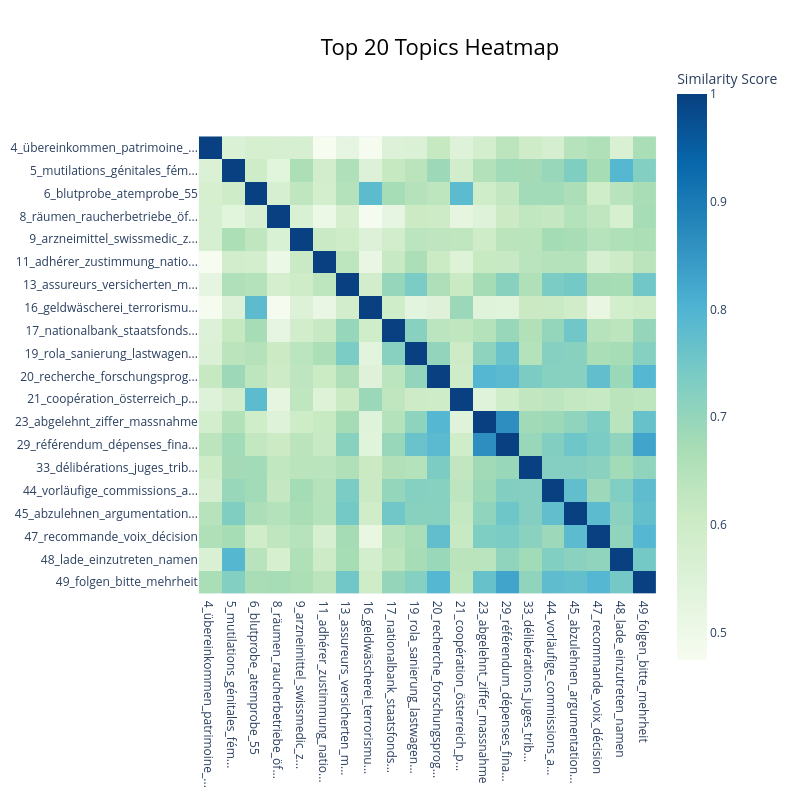

Write notebook code for a chart like this one.
### Code cell
top_n = 20
topic_model.visualize_heatmap(top_n_topics=top_n, title=f"Top {top_n} Topics Heatmap")

### Figure 1 — Plotly figure (JSON) as saved in the notebook; plotly's stock layout.template omitted (floating-point values rounded to 4 significant figures; data arrays with more than 128 entries replaced by an {"elided": "..."} marker saying what was removed)
{"data": [{"coloraxis": "coloraxis", "hovertemplate": "x: %{x}<br>y: %{y}<br>Similarity Score: %{z}<extra></extra>", "name": "0", "type": "heatmap", "x": ["4_übereinkommen_patrimoine_...", "5_mutilations_génitales_fém...", "6_blutprobe_atemprobe_55", "8_räumen_raucherbetriebe_öf...", "9_arzneimittel_swissmedic_z...", "11_adhérer_zustimmung_natio...", "13_assureurs_versicherten_m...", "16_geldwäscherei_terrorismu...", "17_nationalbank_staatsfonds...", "19_rola_sanierung_lastwagen...", "20_recherche_forschungsprog...", "21_coopération_österreich_p...", "23_abgelehnt_ziffer_massnahme", "29_référendum_dépenses_fina...", "33_délibérations_juges_trib...", "44_vorläufige_commissions_a...", "45_abzulehnen_argumentation...", "47_recommande_voix_décision", "48_lade_einzutreten_namen", "49_folgen_bitte_mehrheit"], "xaxis": "x", "y": ["4_übereinkommen_patrimoine_...", "5_mutilations_génitales_fém...", "6_blutprobe_atemprobe_55", "8_räumen_raucherbetriebe_öf...", "9_arzneimittel_swissmedic_z...", "11_adhérer_zustimmung_natio...", "13_assureurs_versicherten_m...", "16_geldwäscherei_terrorismu...", "17_nationalbank_staatsfonds...", "19_rola_sanierung_lastwagen...", "20_recherche_forschungsprog...", "21_coopération_österreich_p...", "23_abgelehnt_ziffer_massnahme", "29_référendum_dépenses_fina...", "33_délibérations_juges_trib...", "44_vorläufige_commissions_a...", "45_abzulehnen_argumentation...", "47_recommande_voix_décision", "48_lade_einzutreten_namen", "49_folgen_bitte_mehrheit"], "yaxis": "y", "z": {"elided": "20x20 float values"}}], "layout": {"coloraxis": {"colorbar": {"title": {"text": "Similarity Score"}}, "colorscale": [[0, "rgb(247,252,240)"], [0.125, "rgb(224,243,219)"], [0.25, "rgb(204,235,197)"], [0.375, "rgb(168,221,181)"], [0.5, "rgb(123,204,196)"], [0.625, "rgb(78,179,211)"], [0.75, "rgb(43,140,190)"], [0.875, "rgb(8,104,172)"], [1, "rgb(8,64,129)"]]}, "height": 800, "hoverlabel": {"bgcolor": "white", "font": {"family": "Rockwell", "size": 16}}, "legend": {"title": {"text": "Trend"}}, "margin": {"t": 60}, "showlegend": true, "title": {"font": {"color": "Black", "size": 22}, "text": "Top 20 Topics Heatmap", "x": 0.55, "xanchor": "center", "y": 0.95, "yanchor": "top"}, "width": 800, "xaxis": {"anchor": "y", "constrain": "domain", "domain": [0, 1], "scaleanchor": "y"}, "yaxis": {"anchor": "x", "autorange": "reversed", "constrain": "domain", "domain": [0, 1]}}}
